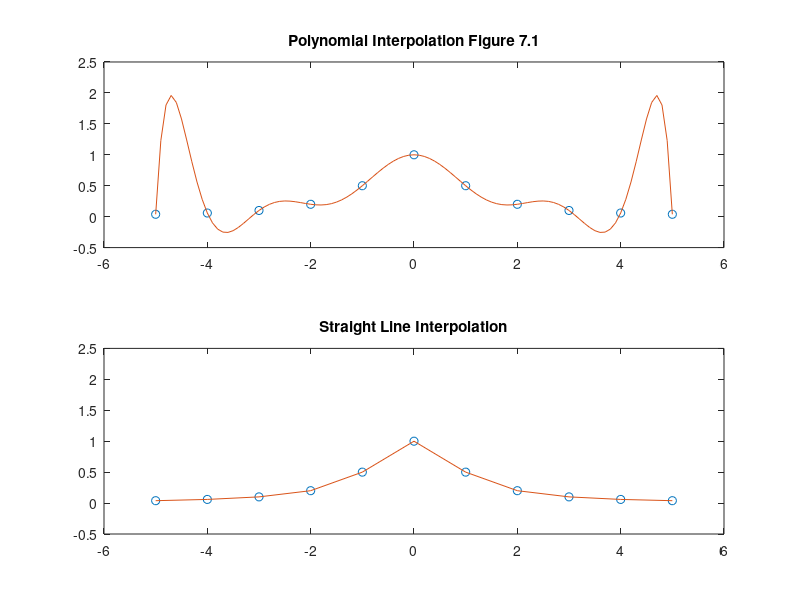

Source code (MATLAB):
% EX7_1.M Interpolate the function y=1/(1+x^2)
%  at N+1 points with an Nth degree polynomial,
%  then compare with straight-line interpolation.
%  Test case is N=10 over the interval x=[-5 5].
N=10;                   % Choose 10th degree polynomial
x=[-5:1:5];             % 11 points
y=1./(1+x.^2);         % Runge function
% Polynomial Fit Nth degree 
p=polyfit(x,y,N);       % p holds coefficients
xplot=[-5:.1:5];        % Define finer grid (101 points)
f=polyval(p,xplot);     % Evaluate at points xplot
% Straight Line interpolation
ystl=interp1(x,y,x,'linear');
% Plot
clf                     % Clear any figures
subplot(2,1,1), plot(x,y,'o',xplot,f,'-')
title('Polynomial Interpolation Figure 7.1')
axis([-6 6 -.5 2.5])    % Set axis limits 
subplot(2,1,2), plot(x,y,'o',x,ystl)
title('Straight Line Interpolation')
axis([-6 6 -.5 2.5])
%
% Modify the script to experiment with different numbers of data points and 
%   observe the change in the approximate curves.  
%
